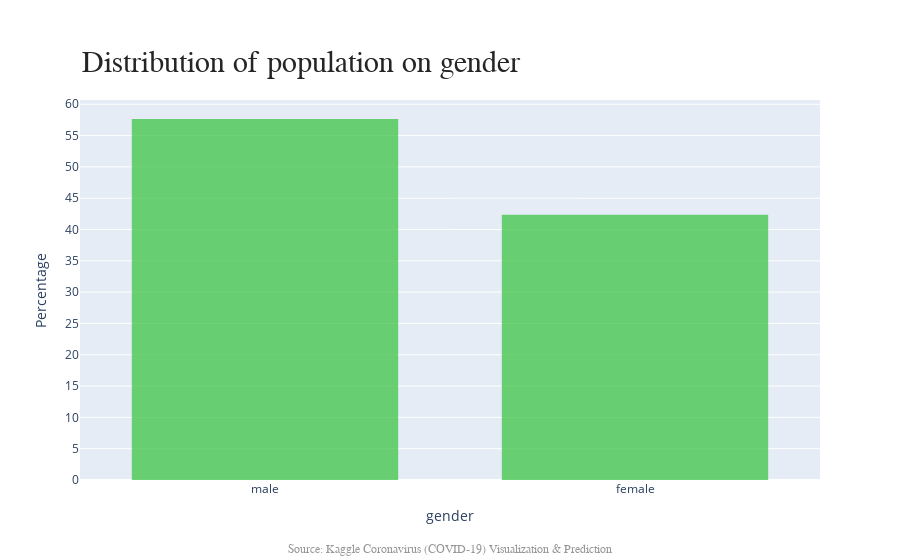
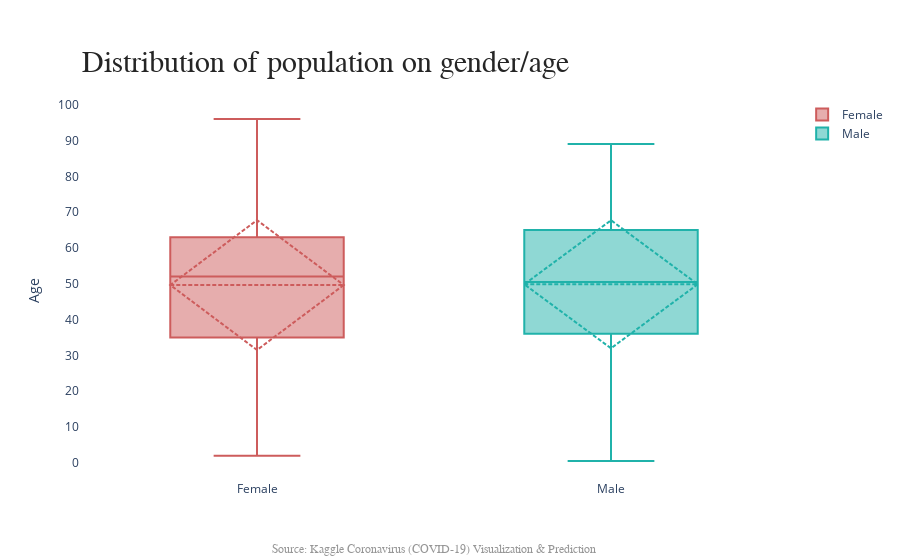

The notebook cell these images were saved under, in order:
### Code cell
@widgets.interact(
    data = widgets.ToggleButtons(
        options=['gender', 'age', 'gender/age'],
        value='gender',
        description='data:',
        disabled=False,
        tooltips=['See Gender Distribution', 'See Age Distribution', 'See Age/Distribution'],
    )
)

def chart(data):
    annotations = []
    
    fig = go.Figure()
    if data == 'gender/age':
        bg= True
        fig.add_trace(go.Histogram(
            x=demog[demog['gender'] == 'male']['age'],
            histnorm='percent',
            name='male',
            marker_color='#37ced2',
            opacity=0.75,
        ))
        
        fig.add_trace(go.Histogram(
            x=demog[demog['gender'] == 'female']['age'],
            histnorm='percent',
            name='female',
            marker_color='#e3ff00',
            opacity=0.75
        ))
    else:
        fig.add_trace(go.Histogram(
            x=demog[data],
            histnorm='percent',
            name='control',
            marker_color='#3dc546',
            opacity=0.75
        ))
    
    #Source Part
    annotations.append(
        dict(
            xref='paper', 
            yref='paper', 
            x=0.5, 
            y=-0.16,
            xanchor='center', 
            yanchor='top',
            text='Source: Kaggle Coronavirus (COVID-19) Visualization & Prediction',
            font=dict(
                family='Arial',
                size=12,
                color='rgb(150,150,150)'
            ),
            showarrow=False
        )
    )
    
    # Title Part
    annotations.append(
        dict(
            xref='paper', 
            yref='paper', 
            x=0.0, 
            y=1.05,
            xanchor='left', 
            yanchor='bottom',
            text=f'Distribution of population on {data}',
            font=dict(
                family='Arial',
                size=30,
                color='rgb(37,37,37)'
             ),
             showarrow=False
        )
    )
    
    if data == 'age' or data == 'gender/age':
        # right_side of the plot
        annotations.append(
            dict(
                xref='paper', 
                x=1, 
    #             y=0.5,
                xanchor='left', 
                yanchor='middle',
                text=f'mean {int(np.mean(demog["age"]))}',
                font=dict(
                    family='Arial',
                    size=16
                ),
              showarrow=False
            )
        )

    fig.update_layout(
        bargap=0.2,
        bargroupgap=0.1,
        xaxis=dict(
            title= data,
            showticklabels=True,
        ),
        yaxis=dict(
            title= 'Percentage',
            nticks=20,
        ),
        annotations = annotations
    )
    fig.show()

fig = go.Figure()
fig.add_trace(
    go.Box(
        y=demog[demog['gender'] == 'female']['age'], 
        name='Female',
        marker_color = 'indianred', 
        boxmean='sd',
    )
)
fig.add_trace(
    go.Box(
        y=demog[demog['gender'] == 'male']['age'], 
        name='Male',
        marker_color = 'lightseagreen', 
        boxmean='sd'
    )
)
annotations = []
#Source Part
annotations.append(
    dict(
        xref='paper', 
        yref='paper', 
        x=0.5, 
        y=-0.16,
        xanchor='center', 
        yanchor='top',
        text='Source: Kaggle Coronavirus (COVID-19) Visualization & Prediction',
        font=dict(
            family='Arial',
            size=12,
            color='rgb(150,150,150)'
        ),
        showarrow=False
    )
)

# Title Part
annotations.append(
    dict(
        xref='paper', 
        yref='paper', 
        x=0.0, 
        y=1.05,
        xanchor='left', 
        yanchor='bottom',
        text=f'Distribution of population on gender/age',
        font=dict(family='Arial',
            size=30,
            color='rgb(37,37,37)'
         ),
         showarrow=False
    )
)

fig.update_layout(
    bargap=0.2,
    bargroupgap=0.1,
    yaxis=dict(
        title= 'Age',
        nticks=20,
    ),
    plot_bgcolor='white',
    annotations = annotations
)
fig.show()
#Paolo: great visualizations!

### Figure 1 — Plotly figure (JSON) as saved in the notebook; plotly's stock layout.template omitted (floating-point values rounded to 4 significant figures; data arrays with more than 128 entries replaced by an {"elided": "..."} marker saying what was removed)
{"data": [{"histnorm": "percent", "marker": {"color": "#3dc546"}, "name": "control", "opacity": 0.75, "type": "histogram", "x": {"elided": "1085 str values"}}], "layout": {"annotations": [{"font": {"color": "rgb(150,150,150)", "family": "Arial", "size": 12}, "showarrow": false, "text": "Source: Kaggle Coronavirus (COVID-19) Visualization & Prediction", "x": 0.5, "xanchor": "center", "xref": "paper", "y": -0.16, "yanchor": "top", "yref": "paper"}, {"font": {"color": "rgb(37,37,37)", "family": "Arial", "size": 30}, "showarrow": false, "text": "Distribution of population on gender", "x": 0, "xanchor": "left", "xref": "paper", "y": 1.05, "yanchor": "bottom", "yref": "paper"}], "bargap": 0.2, "bargroupgap": 0.1, "xaxis": {"showticklabels": true, "title": {"text": "gender"}}, "yaxis": {"nticks": 20, "title": {"text": "Percentage"}}}}

### Figure 2 — Plotly figure (JSON) as saved in the notebook; plotly's stock layout.template omitted (floating-point values rounded to 4 significant figures; data arrays with more than 128 entries replaced by an {"elided": "..."} marker saying what was removed)
{"data": [{"boxmean": "sd", "marker": {"color": "indianred"}, "name": "Female", "type": "box", "y": {"elided": "382 int values"}}, {"boxmean": "sd", "marker": {"color": "lightseagreen"}, "name": "Male", "type": "box", "y": {"elided": "520 float values"}}], "layout": {"annotations": [{"font": {"color": "rgb(150,150,150)", "family": "Arial", "size": 12}, "showarrow": false, "text": "Source: Kaggle Coronavirus (COVID-19) Visualization & Prediction", "x": 0.5, "xanchor": "center", "xref": "paper", "y": -0.16, "yanchor": "top", "yref": "paper"}, {"font": {"color": "rgb(37,37,37)", "family": "Arial", "size": 30}, "showarrow": false, "text": "Distribution of population on gender/age", "x": 0, "xanchor": "left", "xref": "paper", "y": 1.05, "yanchor": "bottom", "yref": "paper"}], "bargap": 0.2, "bargroupgap": 0.1, "plot_bgcolor": "white", "yaxis": {"nticks": 20, "title": {"text": "Age"}}}}
